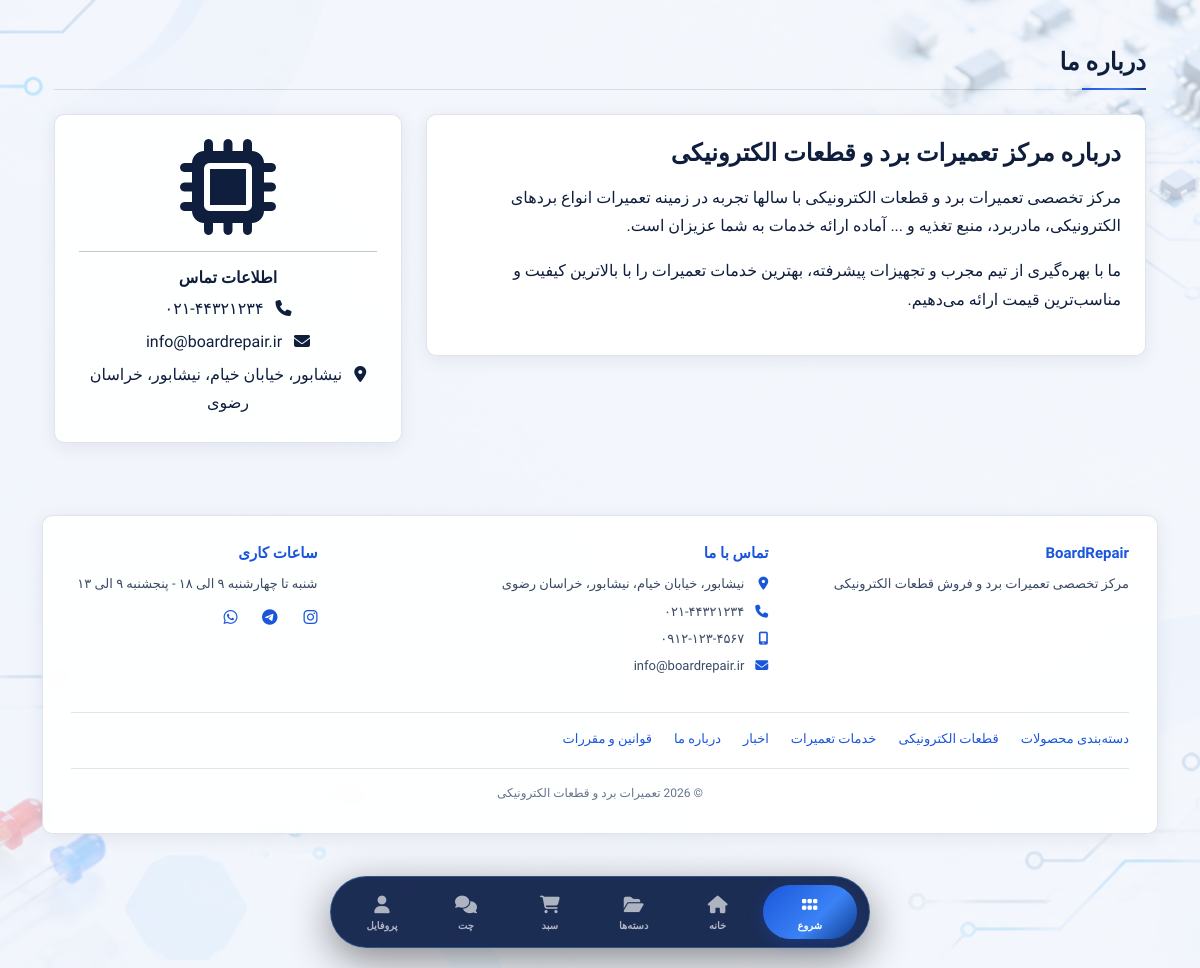
The page /about/ on the database its author committed.
### shop/models.py (models this page shows, shortened)
class AboutUs(models.Model):
    title = models.CharField(max_length=200, default="درباره ما", verbose_name="عنوان")
    content = models.TextField(verbose_name="متن درباره ما")
    image = models.ImageField(upload_to='about/', blank=True, null=True, verbose_name="تصویر")
    is_active = models.BooleanField(default=True, verbose_name="فعال")
    updated_at = models.DateTimeField(auto_now=True)
    class Meta:
        verbose_name = "درباره ما"
        verbose_name_plural = "درباره ما"

class SiteSettings(models.Model):
    COLOR_THEMES = [
        ('blue-gold', 'آبی و طلایی'),
        ('blue-blue', 'آبی و آبی'),
        ('black-blue', 'مشکی و آبی'),
        ('black-gold', 'مشکی و طلایی'),
    ]
    site_name = models.CharField(max_length=100, default="تعمیرات برد و قطعات الکترونیکی", verbose_name="نام سایت")
    site_description = models.TextField(blank=True, verbose_name="توضیحات سایت")
    logo_text = models.CharField(max_length=50, default="BoardRepair", verbose_name="متن لوگو")
    color_theme = models.CharField(max_length=20, choices=COLOR_THEMES, default='blue-gold', verbose_name="تم رنگی سایت")
    background_image = models.ImageField(upload_to='backgrounds/', blank=True, null=True, verbose_name="عکس پس‌زمینه")
    background_overlay_opacity = models.PositiveIntegerField(default=70, verbose_name="درصد تیرگی روی عکس (0-100)")
    background_fixed = models.BooleanField(default=True, verbose_name="ثابت بودن پس‌زمینه")
    address_line1 = models.CharField(max_length=200, default="تهران، خیابان اصلی", verbose_name="آدرس خط ۱")
    address_line2 = models.CharField(max_length=200, blank=True, verbose_name="آدرس خط ۲")
    address_city = models.CharField(max_length=100, default="تهران", verbose_name="شهر")
    address_state = models.CharField(max_length=100, default="تهران", verbose_name="استان")
    address_postal_code = models.CharField(max_length=20, blank=True, verbose_name="کد پستی")
    phone1 = models.CharField(max_length=20, default="۰۲۱-۴۴۳۲۱۲۳۴", verbose_name="تلفن ۱")
    phone2 = models.CharField(max_length=20, blank=True, verbose_name="تلفن ۲")
    mobile = models.CharField(max_length=20, default="۰۹۱۲-۱۲۳-۴۵۶۷", verbose_name="موبایل")
    email = models.EmailField(default="info@boardrepair.ir", verbose_name="ایمیل")
    instagram = models.CharField(max_length=100, blank=True, default="boardrepair", verbose_name="اینستاگرام")
    telegram = models.CharField(max_length=100, blank=True, default="boardrepair", verbose_name="تلگرام")
    whatsapp = models.CharField(max_length=100, blank=True, default="989121234567", verbose_name="واتساپ")
    working_hours = models.CharField(max_length=200, default="شنبه تا چهارشنبه ۹ الی ۱۸ - پنجشنبه ۹ الی ۱۳", verbose_name="ساعات کاری")
    min_amount_for_shaba = models.PositiveIntegerField(
        default=5000000,
        verbose_name="حداقل مبلغ برای شماره شبا (تومان)"
    )
    card_number = models.CharField(max_length=30, default="6037-9972-4418-1732", verbose_name="شماره کارت")
    card_holder_name = models.CharField(max_length=100, default="مدیر فروشگاه", verbose_name="نام صاحب کارت")
    shaba_number = models.CharField(max_length=30, default="IR123456789012345678901234", verbose_name="شماره شبا")
    bank_name = models.CharField(max_length=100, default="بانک ملی", verbose_name="نام بانک")
    updated_at = models.DateTimeField(auto_now=True)
    class Meta:
        verbose_name = "تنظیمات سایت"
        verbose_name_plural = "تنظیمات سایت"
    def get_full_address(self):
        address = self.address_line1
        if self.address_line2:
            address += f"، {self.address_line2}"
        address += f"، {self.address_city}، {self.address_state}"
        return address

### shop/views.py (the view)
# urls.py: path('about/', views.about, name='about'),
def about(request):
    about_content = AboutUs.objects.filter(is_active=True).first()
    if not about_content:
        about_content = AboutUs.objects.create(
            title="درباره ما",
            content="لطفاً محتوای درباره ما را از پنل ادمین وارد کنید."
        )
    return render(request, 'shop/about.html', {'about': about_content})

### shop/context_processors.py (called while the page is built)
def site_settings(request):
    try:
        settings = SiteSettings.objects.first()
        if not settings:
            settings = SiteSettings.objects.create()
    except:
        settings = None
    return {
        'site_settings': settings,
    }

### shop/views.py (called while the page is built)
def admin_access_middleware(get_response):
    def middleware(request):
        if request.path.startswith('/admin/') and not request.user.is_superuser:
            if is_admin_locked():
                return render(request, 'shop/admin_locked.html', status=403)
        return get_response(request)
    return middleware

### shop/templates/shop/about.html (shortened to what this page needs)
{% extends 'shop/base.html' %}
{% block content %}
<div class="container py-4">
    <h3 class="section-title">درباره ما</h3>
    <div class="row g-4">
        <div class="col-lg-8">
            <div class="card-custom p-4">
                <h4 class="fw-bold">{{ about.title }}</h4>
                <div class="mt-3">
                    {{ about.content|linebreaks }}
                </div>
            </div>
        </div>
        <div class="col-lg-4">
            <div class="card-custom p-4 text-center">
                {% if about.image %}
                    <img src="{{ about.image.url }}" alt="{{ about.title }}" class="img-fluid rounded" style="max-height: 300px;">
                {% else %}
                    <i class="fas fa-microchip fa-6x" style="color: var(--primary-blue-light);"></i>
                {% endif %}
                <hr>
                <h6 class="fw-bold">اطلاعات تماس</h6>
                <p class="mb-1"><i class="fas fa-phone me-2" style="color: var(--primary-blue-light);"></i> {{ site_settings.phone1|default:"۰۲۱-۴۴۳۲۱۲۳۴" }}</p>
                <p class="mb-1"><i class="fas fa-envelope me-2" style="color: var(--primary-blue-light);"></i> {{ site_settings.email|default:"info@boardrepair.ir" }}</p>
                <p class="mb-0"><i class="fas fa-map-marker-alt me-2" style="color: var(--primary-blue-light);"></i> {{ site_settings.get_full_address|default:"تهران، خیابان اصلی" }}</p>
            </div>
        </div>
    </div>
</div>
{% endblock %}

### shop/templates/shop/base.html (shortened to what this page needs)
{% load static %}
<!DOCTYPE html>
<html lang="fa" dir="rtl" data-theme="{{ site_settings.color_theme|default:'blue-gold' }}">
<head>
    <link rel="stylesheet" href="https://cdnjs.cloudflare.com/ajax/libs/font-awesome/6.5.1/css/all.min.css">
    <link rel="stylesheet" href="https://cdn.jsdelivr.net/npm/bootstrap@5.3.3/dist/css/bootstrap.rtl.min.css">
</head>
<body>
    <div class="site-bg"></div>
    <div class="site-bg-overlay"></div>
    <main class="py-4" id="main-content">
        <div class="container">
            {% block content %}{% endblock %}
            {% if site_settings %}
            <footer class="site-footer card-custom" itemscope itemtype="https://schema.org/WPFooter">
                <div class="row g-4">
                    <div class="col-md-4">
                        <h6>{{ site_settings.logo_text }}</h6>
                        <p>{{ site_settings.site_description|default:"مرکز تخصصی تعمیرات برد و فروش قطعات الکترونیکی" }}</p>
                    </div>
                    <div class="col-md-5">
                        <h6>تماس با ما</h6>
                        <ul>
                            <li><i class="fas fa-location-dot"></i>{{ site_settings.get_full_address }}</li>
                            <li><i class="fas fa-phone"></i>{{ site_settings.phone1 }}{% if site_settings.phone2 %} - {{ site_settings.phone2 }}{% endif %}</li>
                            <li><i class="fas fa-mobile-screen"></i>{{ site_settings.mobile }}</li>
                            <li><i class="fas fa-envelope"></i>{{ site_settings.email }}</li>
                        </ul>
                    </div>
                    <div class="col-md-3">
                        <h6>ساعات کاری</h6>
                        <p>{{ site_settings.working_hours }}</p>
                        <div class="d-flex gap-3 mt-2">
                            {% if site_settings.instagram %}<a href="https://instagram.com/{{ site_settings.instagram }}" target="_blank" rel="noopener" aria-label="اینستاگرام"><i class="fab fa-instagram"></i></a>{% endif %}
                            {% if site_settings.telegram %}<a href="https://t.me/{{ site_settings.telegram }}" target="_blank" rel="noopener" aria-label="تلگرام"><i class="fab fa-telegram"></i></a>{% endif %}
                            {% if site_settings.whatsapp %}<a href="https://wa.me/{{ site_settings.whatsapp }}" target="_blank" rel="noopener" aria-label="واتساپ"><i class="fab fa-whatsapp"></i></a>{% endif %}
                        </div>
                    </div>
                </div>
                <nav class="footer-links" aria-label="پیوندهای مهم">
                    <a href="{% url 'shop:category_list' %}">دسته‌بندی محصولات</a>
                    <a href="{% url 'shop:component_list' %}">قطعات الکترونیکی</a>
                    <a href="{% url 'shop:repair_services' %}">خدمات تعمیرات</a>
                    <a href="{% url 'shop:news_list' %}">اخبار</a>
                    <a href="{% url 'shop:about' %}">درباره ما</a>
                    <a href="{% url 'shop:terms' %}">قوانین و مقررات</a>
                </nav>
                <div class="footer-bottom">© {% now "Y" %} {{ site_settings.site_name }}</div>
            </footer>
            {% endif %}
        </div>
    </main>
    <div class="bottom-dock">
        <nav class="dock-container" aria-label="ناوبری اصلی">
            <button class="dock-start-btn" onclick="toggleStartMenu()" id="startBtn" aria-label="منوی شروع">
                <i class="fas fa-grip"></i><span>شروع</span>
            </button>
            <a href="{% url 'shop:home' %}" class="dock-item {% if request.path == '/' %}active{% endif %}" aria-label="خانه">
                <i class="fas fa-house"></i><span>خانه</span>
            </a>
            <a href="{% url 'shop:category_list' %}" class="dock-item" aria-label="دسته‌ها">
                <i class="fas fa-folder-open"></i><span>دسته‌ها</span>
            </a>
            <a href="{% url 'shop:cart' %}" class="dock-item" aria-label="سبد خرید">
                <i class="fas fa-cart-shopping"></i><span>سبد</span>
            </a>
            <a href="{% url 'shop:chat' %}" class="dock-item" aria-label="چت پشتیبانی">
                <i class="fas fa-comments"></i><span>چت</span>
            </a>
            <a href="{% url 'shop:profile' %}" class="dock-item" aria-label="پروفایل">
                <i class="fas fa-user"></i><span>پروفایل</span>
            </a>
        </nav>
    </div>
</body>
</html>

### rows shown on the page
AboutUs: title "درباره مرکز تعمیرات برد و قطعات الکترونیکی", content "مرکز تخصصی تعمیرات برد و قطعات الکترونیکی با سالها تجربه در زمینه تعمیرات انواع بردهای الکترونیکی، مادربرد، منبع تغذیه و ... آماده ارائه خدمات به شما عزیزان است. ما با بهره‌گیری از تیم مجرب و تجهیزات پیشرفته، بهترین خدمات تعمیرات را با بالاترین کیفیت و مناسب‌ترین قیمت ارائه می‌دهیم."
SiteSettings: phone1 "۰۲۱-۴۴۳۲۱۲۳۴", email "info@boardrepair.ir", get_full_address "نیشابور، خیابان خیام، نیشابور، خراسان رضوی", logo_text "BoardRepair", site_description "مرکز تخصصی تعمیرات برد و فروش قطعات الکترونیکی", mobile "۰۹۱۲-۱۲۳-۴۵۶۷", working_hours "شنبه تا چهارشنبه ۹ الی ۱۸ - پنجشنبه ۹ الی ۱۳", site_name "تعمیرات برد و قطعات الکترونیکی"
